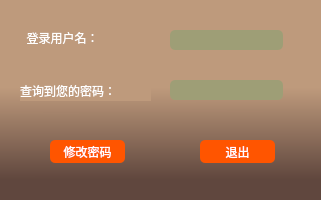
<?xml version="1.0" encoding="UTF-8"?>
<ui version="4.0">
 <class>find_result</class>
 <widget class="QWidget" name="find_result">
  <property name="geometry">
   <rect>
    <x>0</x>
    <y>0</y>
    <width>321</width>
    <height>200</height>
   </rect>
  </property>
  <property name="windowTitle">
   <string>Form</string>
  </property>
  <property name="windowIcon">
   <iconset>
    <normalon>:/qt 图标/Find.png</normalon>
   </iconset>
  </property>
  <property name="styleSheet">
   <string notr="true">QWidget::QMessageBox {   border-color:#32435E; border-width:1px; border-radius: 3px;
  min-width:30px; min-height:23px;
  /*font-family:&quot;宋体&quot;;font-size:36px;*/
  border-image:url(./config/qss/style_1/images/messageBox_background.png);
  height: 300px;
  width: 200px;
  border: none;
}
QWidget{
background-color: qlineargradient(spread:pad, x1:0.500273, y1:0.438, x2:0.500727, y2:0.909, stop:0 rgba(190, 154, 124, 255), stop:0.971591 rgba(96, 71, 62, 255));
}</string>
  </property>
  <widget class="QLabel" name="label">
   <property name="geometry">
    <rect>
     <x>20</x>
     <y>80</y>
     <width>131</width>
     <height>21</height>
    </rect>
   </property>
   <property name="styleSheet">
    <string notr="true">font: 75 11pt &quot;楷体&quot;;
color: rgb(255, 255, 255);
background-color:rgb(190, 154, 124, 255);
</string>
   </property>
   <property name="text">
    <string>查询到您的密码：</string>
   </property>
  </widget>
  <widget class="QLineEdit" name="lineEdit">
   <property name="geometry">
    <rect>
     <x>170</x>
     <y>80</y>
     <width>113</width>
     <height>20</height>
    </rect>
   </property>
   <property name="styleSheet">
    <string notr="true">border-radius:5px;padding:2px 4px;
font: 75 10pt &quot;楷体&quot;;
background-color:rgb(158, 158, 118);
color: rgb(255, 255, 255);</string>
   </property>
  </widget>
  <widget class="QPushButton" name="pushButton">
   <property name="geometry">
    <rect>
     <x>50</x>
     <y>140</y>
     <width>75</width>
     <height>23</height>
    </rect>
   </property>
   <property name="styleSheet">
    <string notr="true">
QPushButton{  
color:rgb(255, 255, 255);
font: 75 10pt &quot;微软雅黑&quot;;
border-style:solid;  
background-color:rgb(255, 85, 0);
border-radius:5px;padding:2px 4px;/*border-radius控制圆角大小*/  
}  
QPushButton:hover{  /*鼠标放上后*/  
color:rgb(255, 255, 255);  
min-height:20;  
border-style:solid;  
border-top-left-radius:2px;  
border-top-right-radius:2px;  
background-color:rgb(190, 154, 124, 255);
border:1px;  
border-radius:5px;padding:2px 4px;  
}  
QPushButton:pressed{ /*按下按钮后*/  
color:rgb(255, 255, 255);  
min-height:20;  
border-style:solid;  
border-top-left-radius:2px;  
border-top-right-radius:2px;  
background: qlineargradient(x1: 0, y1: 0, x2: 0, y2: 1, stop:0 rgb(226,236,241),   
                            stop: 0.3 rgb(190,190,190),  
                              stop: 1 rgb(160,160,160));  
border:1px;  
border-radius:5px;padding:2px 4px;  
}  
QPushButton:checked{    /*选中后*/  
color:rgb(255, 255, 255);  
min-height:20;  
border-style:solid;  
border-top-left-radius:2px;  
border-top-right-radius:2px;  
background: qlineargradient(x1: 0, y1: 0, x2: 0, y2: 1, stop:0 rgb(226,236,241),   
                            stop: 0.3 rgb(190,190,190),  
                              stop: 1 rgb(160,160,160));  
border:1px;  
border-radius:5px;padding:2px 4px;  
}  </string>
   </property>
   <property name="text">
    <string>修改密码</string>
   </property>
  </widget>
  <widget class="QPushButton" name="pushButton_2">
   <property name="geometry">
    <rect>
     <x>200</x>
     <y>140</y>
     <width>75</width>
     <height>23</height>
    </rect>
   </property>
   <property name="styleSheet">
    <string notr="true">
QPushButton{  
color:rgb(255, 255, 255);
font: 75 10pt &quot;微软雅黑&quot;;
border-style:solid;  
background-color:rgb(255, 85, 0);
border-radius:5px;padding:2px 4px;/*border-radius控制圆角大小*/  
}  
QPushButton:hover{  /*鼠标放上后*/  
color:rgb(255, 255, 255);  
min-height:20;  
border-style:solid;  
border-top-left-radius:2px;  
border-top-right-radius:2px;  
background-color:rgb(190, 154, 124, 255);
border:1px;  
border-radius:5px;padding:2px 4px;  
}  
QPushButton:pressed{ /*按下按钮后*/  
color:rgb(255, 255, 255);  
min-height:20;  
border-style:solid;  
border-top-left-radius:2px;  
border-top-right-radius:2px;  
background: qlineargradient(x1: 0, y1: 0, x2: 0, y2: 1, stop:0 rgb(226,236,241),   
                            stop: 0.3 rgb(190,190,190),  
                              stop: 1 rgb(160,160,160));  
border:1px;  
border-radius:5px;padding:2px 4px;  
}  
QPushButton:checked{    /*选中后*/  
color:rgb(255, 255, 255);  
min-height:20;  
border-style:solid;  
border-top-left-radius:2px;  
border-top-right-radius:2px;  
background: qlineargradient(x1: 0, y1: 0, x2: 0, y2: 1, stop:0 rgb(226,236,241),   
                            stop: 0.3 rgb(190,190,190),  
                              stop: 1 rgb(160,160,160));  
border:1px;  
border-radius:5px;padding:2px 4px;  
}  </string>
   </property>
   <property name="text">
    <string>退出</string>
   </property>
  </widget>
  <widget class="QLabel" name="label_2">
   <property name="geometry">
    <rect>
     <x>20</x>
     <y>30</y>
     <width>121</width>
     <height>16</height>
    </rect>
   </property>
   <property name="styleSheet">
    <string notr="true">font: 75 11pt &quot;楷体&quot;;
color: rgb(255, 255, 255);
background-color:rgb(190, 154, 124, 255);</string>
   </property>
   <property name="text">
    <string>  登录用户名：</string>
   </property>
  </widget>
  <widget class="QLineEdit" name="lineEdit_2">
   <property name="geometry">
    <rect>
     <x>170</x>
     <y>30</y>
     <width>113</width>
     <height>20</height>
    </rect>
   </property>
   <property name="styleSheet">
    <string notr="true">border-radius:5px;padding:2px 4px;
font: 75 10pt &quot;楷体&quot;;
background-color:rgb(158, 158, 118);
color: rgb(255, 255, 255);</string>
   </property>
  </widget>
 </widget>
 <resources/>
 <connections/>
</ui>
